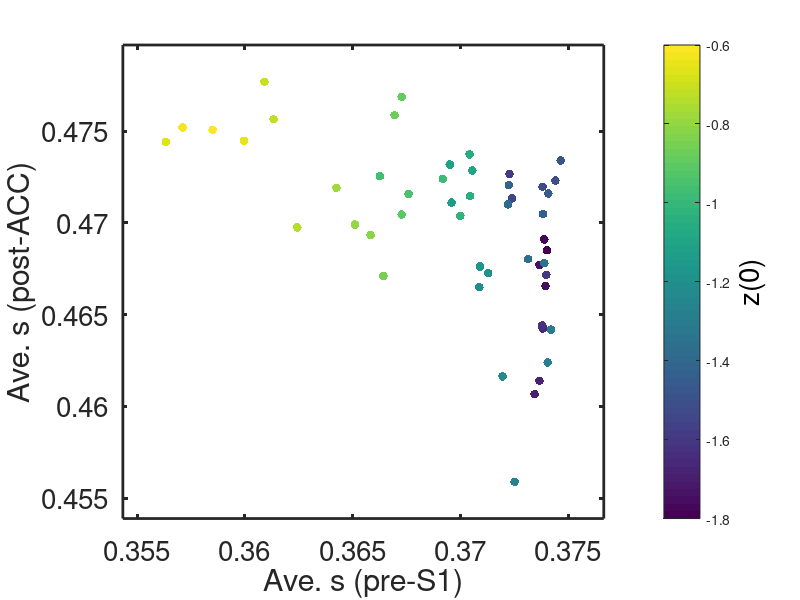

Write the MATLAB code that produced this figure. (Note: this script raises an error after producing the figure.)
% Fig 7E: correlation between preS1 and post ACC (placebo)
clear all 
close all
warning off 

global base T dt pre N

base = 2000; % baseline time length (at least 2000)
simul_t = 2500; % simulation time after baseline
T = simul_t+base; % Total simulation time in ms
dt = 0.1;    % Timestep for Euler's Method
N = T/dt; 
pre = (base+200)/dt:(1700+base)/dt;% time to present when plotting
noise=0;
plot_dynamics=0;
plot_comp_rs=0;
itr=50;
itrmin=-1.8;
itrmax=-0.6;
rep=1;

% load data OR calculate data

% load directly
data = load('cor_placebo.mat');
xarr = data.xarr;
preS1 = data.preS1; 
postACC = data.postACC; 

% calculate data
% [xarr,recell,~] = trials('naive', 'placebo', 'no feedback', {'preS1','postACC'}, plot_dynamics,...
%     plot_comp_rs, itr, itrmin, itrmax, rep, noise);
% preS1 = recell{1}(:,1); postACC = recell{2}(:,1);

% plot
figure; hold on; box on; grid off;
scatter(preS1,postACC,40,xarr,'filled')
xlabel('Ave. s (pre-S1)'); ylabel('Ave. s (post-ACC)')
set(gca,'fontsize',20);set(gca,'linewidth',2)
axis([min(preS1)-0.002 max(preS1)+0.002 min(postACC)-0.002 max(postACC)+0.002])
h = colorbar;
set(get(h,'label'),'string','z(0)','fontsize',20); 
[rho,pval]=corr(preS1,postACC);
fprintf("the correlation is: %4.2f \n p value is: %4.4f \n",rho,pval)
% % % save('cor_placebo.mat','xarr','preS1','postACC')